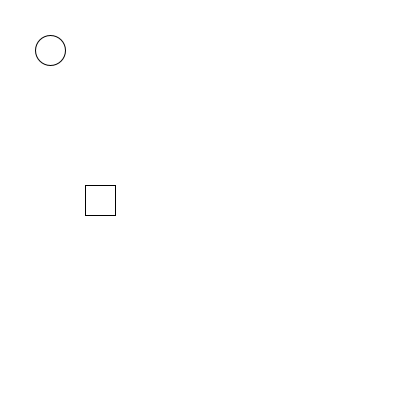
Frame 1 (no input)
Frame 60 (the mouse pressed at the canvas centre just before this capture): identical to frame 1, image omitted
Frame 120 (the mouse held since frame 60 and released just before this capture): identical to frame 1, image omitted

The Processing sketch that drew this single still picture (run headless with seeded random() and noise(); from frame 60 on, the mouse is pressed at the canvas centre):

// Processing sketch: sketch_240416a
// ── sketch_240416a.pde
float x1 = 1;
float y1 = 1;

float x2 = 2;
float y2 = 4; 

void setup() {
  size(400, 400);
}

void draw() {
  background(255);
  
  ellipse(x1 * 50, y1 * 50, 30, 30);
  
  rect(x2 * 50 - 15, y2 * 50 - 15, 30, 30);
  
  float distancia = sqrt(pow(x2 - x1, 2) + pow(y2 - y1, 2));
  println("Distancia entre Link y la caja de tesoro: " + distancia);
}

void mouseMoved() {

  x1 = mouseX / 50.0;
  y1 = mouseY / 50.0;
}
